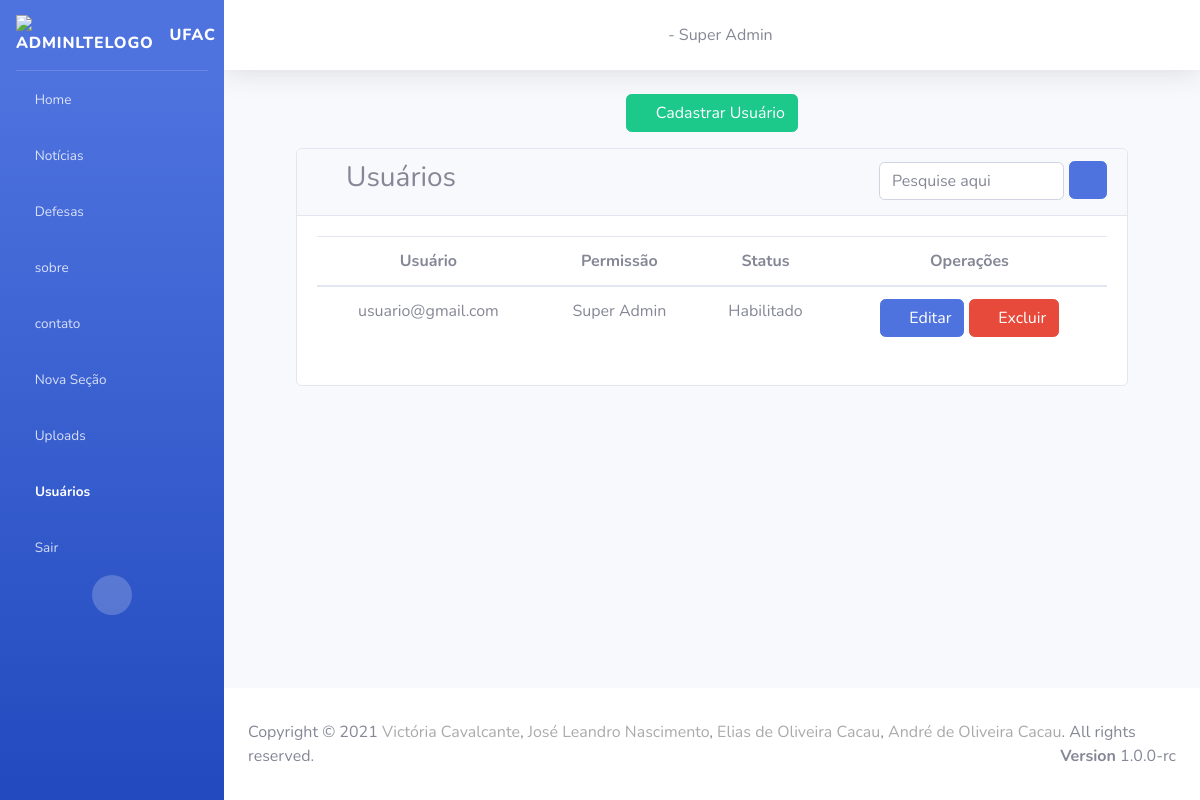
The app's page /usuario/ with its own data.
### secao/models.py (models this page shows)
class Secao(models.Model):
    titulo = models.CharField(
        max_length= 200,
        null = False,
        blank = False
    )
    icon = models.CharField(
        max_length= 100,
        null = False,
        blank = False
    )
    usuario = models.OneToOneField(
        Usuario,
        on_delete=models.SET_NULL,
        null = True
    )
    ordem = models.IntegerField()
    ativada = models.BooleanField(
        default=True,
    )
    data_criacao = models.DateTimeField(auto_now=True)
    usuarios = models.ManyToManyField(Usuario,related_name="+")

### usuario/models.py (models this page shows)
class Usuario(models.Model):
    usuario = models.CharField(
        max_length = 100,
        null = False,
        blank = False
    )
    senha = models.CharField(
        max_length = 10,
        null = False,
        blank = False
    )
    permissao = models.IntegerField(
        null = False,
        blank = False
    )
    ativado = models.BooleanField(
        null = False,
        blank = False,
        default = True
    )
    data_cadastro = models.DateField(
        auto_now = True
    )

### usuario/views.py (the view)
# urls.py: path('', include('usuario.urls')),
def usuario(request):
    secoes = Secao.objects.all().order_by('ordem')
    usuarios = Usuario.objects.all()
    subsecoes = Subsecao.objects.all().order_by('ordem')
    try:
        usuario_logado = Usuario.objects.get(id=request.session.get('id_usuario'))
    except :
        usuario_logado = None
    return render(request, "usuario/index.html", {"secoes": secoes, "usuarios": usuarios, 'usuario_logado': usuario_logado,'subsecoes':subsecoes})

### usuario/templates/usuario/index.html (shortened to what this page needs)
{% extends 'base.html' %} {% block menu-usuario %}
<li class="nav-item active">
    <a class="nav-link" href="/usuario/">
        <i class="fas fa-user-cog"></i>
        <span translate="no">Usuários</span>
    </a>
</li>
{% endblock %} {% block conteudo %}
<div class="content-header mb-3">
    <div class="container-fluid">
        <div class="row">
            <div class="col text-center">
                <a href="/cadastro_usuario/" class="btn btn-success">
                    <i class="fas fa-plus"></i> Cadastrar Usuário
                </a>
            </div>
        </div>
    </div>
</div>
<section class="content">
    <div class="container">
        <div class="card">
            <div class="card-header">
                <div class="row">
                    <div class="col-8">
                        <h3><i class="nav-icon fas fa-user-cog"></i> Usuários</h3>
                    </div>
                    <div class="col-4 text-right">
                        <form action="/buscar_usuario/" method="post">
                            <input type="text" class="form-control inputValor w-75" style="display:inline;" name="valor_pesquisa" placeholder="Pesquise aqui">
                            <button class="btn btn-primary mb-1" style="display:inline;">
                                <i class="fas fa-search"></i>
                            </button>
                        </form>
                    </div>
                </div>
            </div>
            <div class="card-body">
                <div class="text-center">
                    <table class="table">
                        <thead>
                            <tr>
                                <th>Usuário</th>
                                <th>Permissão</th>
                                <th>Status</th>
                                <th>Operações</th>
                            </tr>
                        </thead>
                        <tbody id="myTable">
                            {% for usuario in usuarios %}
                            <tr>
                                <td>
                                    {{usuario.usuario}}
                                </td>
                                <td>
                                    {% if usuario.permissao == 1 %} Admin {% else %} Super Admin {% endif %}
                                </td>
                                <td>
                                    {% if usuario.ativado == 1 %} Habilitado {% else %} Desabilitado {% endif %}
                                </td>
                                <td>
                                    <form action="/editar_usuario/" method="post" style="display:inline;">
                                        <button class="btn btn-primary">
                                            <i class="fas fa-edit"></i>
                                                    Editar
                                        </button>
                                    </form>
                                    <button class="btn btn-danger" data-toggle="modal" data-target="#modalDelete{{usuario.id}}">
                                        <i class="fas fa-trash"></i>
                                        Excluir
                                    </button>
                                </td>
                            </tr>
                            {% endfor %}
                        </tbody>
                    </table>
                </div>
            </div>
        </div>
    </div>
</section>
{% endblock %}

### home/templates/base.html (shortened to what this page needs)
{% load static %} {% load auxiliares %}
<!DOCTYPE html>
<html lang="pt-BR">
<head>
    <link href="{% static 'vendor/fontawesome-free/css/all.min.css' %}" rel="stylesheet" type="text/css">
    <link href="{% static 'css/sb-admin-2.min.css' %}" rel="stylesheet">
    <link rel="stylesheet" href="{% static 'css/style-admin.css' %}">
    <link rel="stylesheet" href="{% static 'css/style-home.css' %}">
    <link rel="stylesheet" href="{% static 'css/style-contrele-permicoes.css' %}">
</head>
<body id="page-top">
    <div id="wrapper">
        <ul class="navbar-nav bg-gradient-primary sidebar sidebar-dark accordion" id="accordionSidebar">
            <a class="sidebar-brand d-flex align-items-center justify-content-flex-start" href="/">
                <div class="sidebar-brand-icon">
                    <img class="animation__shake" src="{% static '/img/ufac-logo.png' %}" alt="AdminLTELogo" height="auto" width="45">
                </div>
                <div class="sidebar-brand-text mx-3">UFAC</div>
            </a>
            <hr class="sidebar-divider my-0"> {% block menu-home %}
            <li class="nav-item">
                <a href="/home/" class="nav-link">
                    <i class="fas fa-home"></i>
                    <span translate="no">Home</span>
                </a>
            </li>
            {% endblock %} {% block menu-noticia %}
            <li class="nav-item">
                <a href="/noticias/" class="nav-link">
                    <i class="fas fa-newspaper"></i>
                    <span translate="no">Notícias</span>
                </a>
            </li>
            {% endblock %} {% block menu-defesa %}
            <li class="nav-item">
                <a href="/defesa/" class="nav-link">
                    <i class="fas fa-user-graduate"></i>
                    <span translate="no">Defesas</span>
                </a>
            </li>
            {% endblock %} {% for secao in secoes %}
            <li class="nav-item">
                <a class="nav-link collapsed" href="#" data-toggle="collapse" data-target="#collapse{{secao.id}}" aria-expanded="true" aria-controls="collapseTwo">
                    <i class="{{ secao.icon }}"></i>
                    <span>{{secao.titulo}}</span>
                </a>
            </li>
            {% endfor %} {% block menu-secao-add %}
            <li class="nav-item">
                <a href="/addSecao/" class="nav-link">
                    <i class="fas fa-plus-circle"></i>
                    <span translate="no">Nova Seção</span>
                </a>
            </li>
            {% endblock %} {% block menu-upload %}
            <li class="nav-item">
                <a href="/upload" class="nav-link">
                    <i class="fas fa-upload"></i>
                    <span translate="no">Uploads</span>
                </a>
            </li>
            {% endblock %} {% block menu-usuario %}{% endblock %}
            <li class="nav-item">
                <a href="/logout/" class="nav-link">
                    <i class="fas fa-reply"></i>
                    <span translate="no">Sair</span>
                </a>
            </li>
            <div class="text-center d-none d-md-inline">
                <button class="rounded-circle border-0" id="sidebarToggle"></button>
            </div>
        </ul>
        <div id="content-wrapper" class="d-flex flex-column">
            <div id="content">
                <nav class="navbar navbar-expand navbar-light bg-white topbar mb-4 static-top shadow">
                    <div class="text-center w-100">
                        <i class="fas fa-user-circle"></i> {{usuario_logado.usuario }} - Super Admin
                    </div>
                </nav>
                <div class="container-fluid">
                    <div class="container">
                         {% block conteudo %} {% endblock %}
                    </div>
                </div>
            </div>
            <footer class="sticky-footer bg-white">
                <div class="container">
                    Copyright &copy; 2021 <a href="https://github.com/VictoriaCavalcante" target="_blank" style="color: #aaa">Victória Cavalcante</a>,
                    <a href="https://github.com/JoseLeandroNascimento" target="_blank" style="color: #aaa">José Leandro
                        Nascimento</a>,
                    <a href="https://github.com/EliasCacau" target="_blank" style="color: #aaa">Elias de Oliveira
                        Cacau</a>,
                    <a href="https://github.com/AndreCacau" target="_blank" style="color: #aaa">André de Oliveira
                        Cacau</a>. All rights reserved.
                    <div class="float-right d-none d-sm-inline-block">
                        <b>Version</b> 1.0.0-rc
                    </div>
                </div>
            </footer>
        </div>
    </div>
</body>
</html>

### records on screen
Secao: titulo "sobre"
Secao: titulo "contato"
Usuario: usuario "usuario@gmail.com", permissao "Super Admin", ativado "Habilitado"
